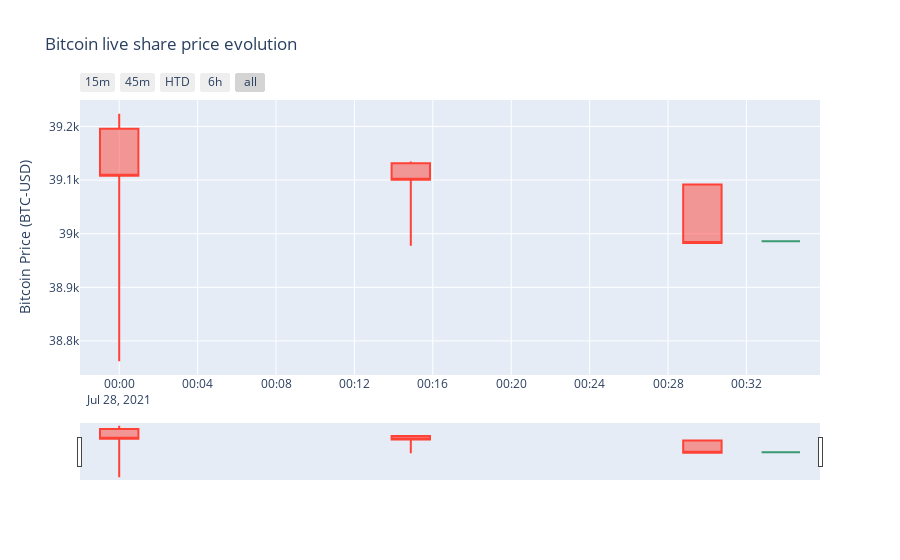

Notebook code for this chart:
### Code cell
#declare figure
fig = go.Figure()

#Candlestick
fig.add_trace(go.Candlestick(x=btc.index,
                open=btc['Open'],
                high=btc['High'],
                low=btc['Low'],
                close=btc['Close'], name = 'market data'))

# Add titles
fig.update_layout(
    title='Bitcoin live share price evolution',
    yaxis_title='Bitcoin Price (BTC-USD)')

# X-Axes
fig.update_xaxes(
    rangeslider_visible=True,
    rangeselector=dict(
        buttons=list([
            dict(count=15, label="15m", step="minute", stepmode="backward"),
            dict(count=45, label="45m", step="minute", stepmode="backward"),
            dict(count=1, label="HTD", step="hour", stepmode="todate"),
            dict(count=6, label="6h", step="hour", stepmode="backward"),
            dict(step="all")
        ])
    )
)

#Show
fig.show()

### Figure 1 — Plotly figure (JSON) as saved in the notebook; plotly's stock layout.template omitted (floating-point values rounded to 4 significant figures)
{"data": [{"close": [39110.0, 39100.0, 38980.0, 38990.0], "high": [39220.0, 39130.0, 39090.0, 38990.0], "low": [38760.0, 38980.0, 38980.0, 38990.0], "name": "market data", "open": [39200.0, 39130.0, 39090.0, 38990.0], "type": "candlestick", "x": ["2021-07-28T00:00:00+01:00", "2021-07-28T00:15:00+01:00", "2021-07-28T00:30:00+01:00", "2021-07-28T00:34:02+01:00"]}], "layout": {"title": {"text": "Bitcoin live share price evolution"}, "xaxis": {"rangeselector": {"buttons": [{"count": 15, "label": "15m", "step": "minute", "stepmode": "backward"}, {"count": 45, "label": "45m", "step": "minute", "stepmode": "backward"}, {"count": 1, "label": "HTD", "step": "hour", "stepmode": "todate"}, {"count": 6, "label": "6h", "step": "hour", "stepmode": "backward"}, {"step": "all"}]}, "rangeslider": {"visible": true}}, "yaxis": {"title": {"text": "Bitcoin Price (BTC-USD)"}}}}
